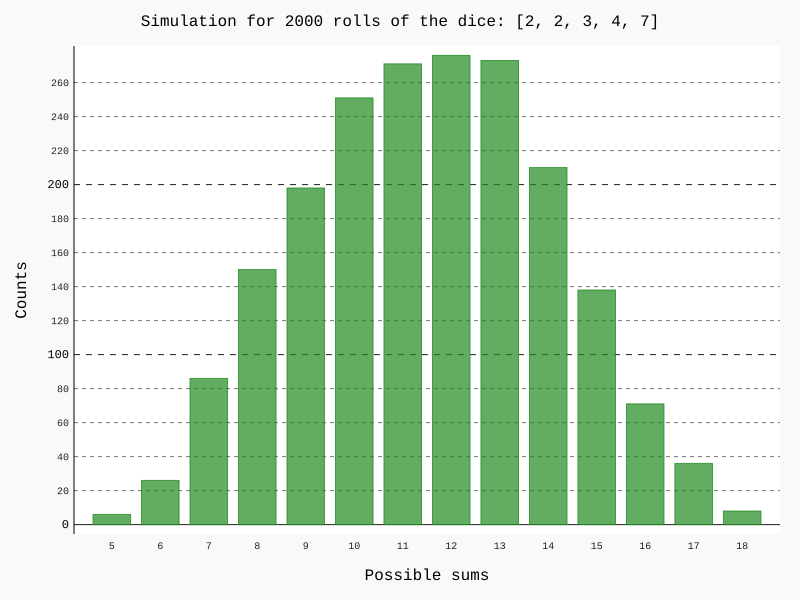

The Python source for this figure:
#This is writen by Yuchen Yan for lab3 question 5

'''
This is about dice rolling
'''

from random import randint
from pygal import Bar
from pygal.style import Style


sides = input('Enter N strictly positive integers (number of sides of N dice): ')
L = list(sides.split())
flag = False

if len(L) == 0:
    print('You did not enter any value, a single standard six-sided die will be rolled.')
    L.append(6)
else:
    for i in range(len(L)):
        if L[i].isdigit():
            if int(L[i]) <= 0:
                L[i] = 6
                flag = True
            else:
                L[i] = int(L[i]) 
            pass
        else:
            L[i] = 6
            
            flag = True

        
if flag:
    print('Some of the values, incorrect, have been replaced with the default value of 6.')

print()


roll = input('Enter the desired number of rolls: ')

if roll.isdigit() and int(roll) > 0:
    roll = int(roll)
else:
    roll = 2000
    print('Input was not provided or invalid, so the default value of 1,000 will be used.')




L = sorted(L)

result = []
for i in range(roll):
    sums = 0
    for j in range(len(L)):
        sums += randint(1,L[j])
    result.append(sums)
    
range_of_sums = list(set(result))    
counts = [result.count(i) for i in range_of_sums]
counts = [{'value':count, 'label': f'Frequency: {count / roll:.2f}'} for count in counts]




histogram = Bar(style = Style(colors = ('#228B22',), major_label_font_size = 12), show_legend = False)
histogram.title = f'Simulation for {roll} rolls of the dice: {sorted(L)}'
histogram.x_labels = [str(i) for i in range_of_sums]
histogram.x_title = 'Possible sums'
histogram.y_title = 'Counts'
histogram.add('', counts)
histogram.render_to_file('dice_rolls.svg')
